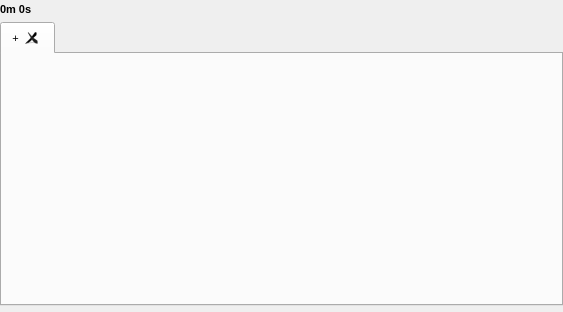
<?xml version="1.0" encoding="UTF-8"?>
<ui version="4.0">
 <class>Playlist_Window</class>
 <widget class="QWidget" name="Playlist_Window">
  <property name="windowModality">
   <enum>Qt::NonModal</enum>
  </property>
  <property name="geometry">
   <rect>
    <x>0</x>
    <y>0</y>
    <width>563</width>
    <height>312</height>
   </rect>
  </property>
  <property name="sizePolicy">
   <sizepolicy hsizetype="Preferred" vsizetype="Preferred">
    <horstretch>0</horstretch>
    <verstretch>0</verstretch>
   </sizepolicy>
  </property>
  <property name="minimumSize">
   <size>
    <width>0</width>
    <height>0</height>
   </size>
  </property>
  <property name="maximumSize">
   <size>
    <width>16516</width>
    <height>16777215</height>
   </size>
  </property>
  <property name="font">
   <font>
    <pointsize>8</pointsize>
   </font>
  </property>
  <property name="toolTip">
   <string/>
  </property>
  <layout class="QGridLayout" name="gridLayout">
   <property name="sizeConstraint">
    <enum>QLayout::SetDefaultConstraint</enum>
   </property>
   <property name="leftMargin">
    <number>0</number>
   </property>
   <property name="topMargin">
    <number>3</number>
   </property>
   <property name="rightMargin">
    <number>0</number>
   </property>
   <property name="bottomMargin">
    <number>0</number>
   </property>
   <property name="horizontalSpacing">
    <number>0</number>
   </property>
   <item row="2" column="0">
    <widget class="QLabel" name="lab_totalTime">
     <property name="sizePolicy">
      <sizepolicy hsizetype="MinimumExpanding" vsizetype="Preferred">
       <horstretch>0</horstretch>
       <verstretch>0</verstretch>
      </sizepolicy>
     </property>
     <property name="font">
      <font>
       <weight>75</weight>
       <bold>true</bold>
      </font>
     </property>
     <property name="focusPolicy">
      <enum>Qt::NoFocus</enum>
     </property>
     <property name="text">
      <string notr="true">0m 0s</string>
     </property>
     <property name="alignment">
      <set>Qt::AlignLeading|Qt::AlignLeft|Qt::AlignVCenter</set>
     </property>
    </widget>
   </item>
   <item row="4" column="0">
    <widget class="GUI_PlaylistBottomBar" name="bottom_bar" native="true">
     <property name="sizePolicy">
      <sizepolicy hsizetype="MinimumExpanding" vsizetype="Maximum">
       <horstretch>0</horstretch>
       <verstretch>0</verstretch>
      </sizepolicy>
     </property>
    </widget>
   </item>
   <item row="3" column="0">
    <widget class="PlaylistTabWidget" name="tw_playlists">
     <property name="focusPolicy">
      <enum>Qt::NoFocus</enum>
     </property>
     <property name="tabShape">
      <enum>QTabWidget::Rounded</enum>
     </property>
     <property name="tabsClosable">
      <bool>true</bool>
     </property>
     <widget class="QWidget" name="tab_pl1">
      <attribute name="title">
       <string notr="true">+</string>
      </attribute>
      <layout class="QGridLayout" name="gridLayout_2">
       <property name="spacing">
        <number>0</number>
       </property>
      </layout>
     </widget>
    </widget>
   </item>
  </layout>
 </widget>
 <customwidgets>
  <customwidget>
   <class>PlaylistTabWidget</class>
   <extends>QTabWidget</extends>
   <header>GUI/Playlist/TabWidget/PlaylistTabWidget.h</header>
   <container>1</container>
  </customwidget>
  <customwidget>
   <class>GUI_PlaylistBottomBar</class>
   <extends>QWidget</extends>
   <header>GUI/Playlist/BottomBar/GUI_PlaylistBottomBar.h</header>
   <container>1</container>
  </customwidget>
 </customwidgets>
 <resources/>
 <connections/>
</ui>
